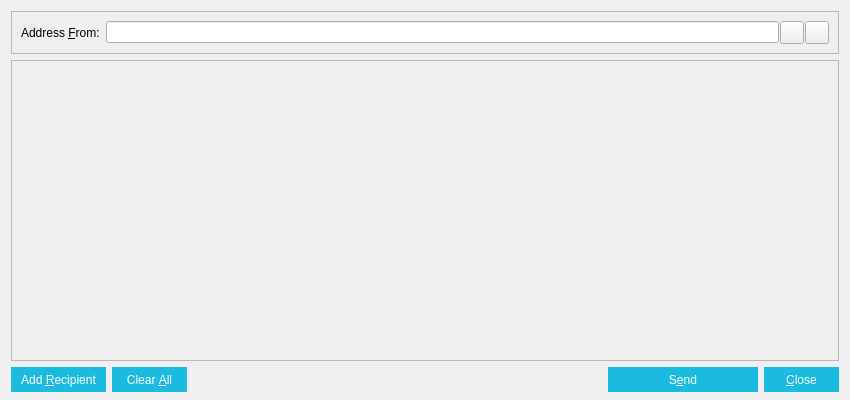
<?xml version="1.0" encoding="UTF-8"?>
<ui version="4.0">
 <class>SendMessagesDialog</class>
 <widget class="QDialog" name="SendMessagesDialog">
  <property name="geometry">
   <rect>
    <x>0</x>
    <y>0</y>
    <width>850</width>
    <height>400</height>
   </rect>
  </property>
  <property name="windowTitle">
   <string>Send Messages</string>
  </property>
  <layout class="QVBoxLayout" name="verticalLayout" stretch="0,1,0">
   <property name="bottomMargin">
    <number>8</number>
   </property>
   <item>
    <widget class="QFrame" name="frameAddressFrom">
     <property name="sizePolicy">
      <sizepolicy hsizetype="Expanding" vsizetype="Expanding">
       <horstretch>0</horstretch>
       <verstretch>0</verstretch>
      </sizepolicy>
     </property>
     <property name="maximumSize">
      <size>
       <width>16777215</width>
       <height>16777215</height>
      </size>
     </property>
     <property name="frameShape">
      <enum>QFrame::StyledPanel</enum>
     </property>
     <property name="frameShadow">
      <enum>QFrame::Sunken</enum>
     </property>
     <layout class="QHBoxLayout" name="horizontalLayout_3">
      <item>
       <widget class="QLabel" name="addressFromLabel">
        <property name="styleSheet">
         <string notr="true">font-family: Segoe UI;</string>
        </property>
        <property name="text">
         <string>Address &amp;From:</string>
        </property>
        <property name="buddy">
         <cstring>addressFrom</cstring>
        </property>
       </widget>
      </item>
      <item>
       <layout class="QHBoxLayout" name="horizontalLayout_4">
        <property name="spacing">
         <number>1</number>
        </property>
        <item>
         <widget class="QValidatedLineEdit" name="addressFrom"/>
        </item>
        <item>
         <widget class="QToolButton" name="addressBookButton">
          <property name="toolTip">
           <string>Choose address from address book</string>
          </property>
          <property name="text">
           <string/>
          </property>
          <property name="icon">
           <iconset resource="../bitcoin.qrc">
            <normaloff>:/icons/address-book</normaloff>:/icons/address-book</iconset>
          </property>
          <property name="shortcut">
           <string>Alt+A</string>
          </property>
         </widget>
        </item>
        <item>
         <widget class="QToolButton" name="pasteButton">
          <property name="toolTip">
           <string>Paste address from clipboard</string>
          </property>
          <property name="text">
           <string/>
          </property>
          <property name="icon">
           <iconset resource="../bitcoin.qrc">
            <normaloff>:/icons/editpaste</normaloff>:/icons/editpaste</iconset>
          </property>
          <property name="shortcut">
           <string>Alt+P</string>
          </property>
         </widget>
        </item>
       </layout>
      </item>
     </layout>
    </widget>
   </item>
   <item>
    <widget class="QScrollArea" name="scrollArea">
     <property name="widgetResizable">
      <bool>true</bool>
     </property>
     <widget class="QWidget" name="scrollAreaWidgetContents">
      <property name="geometry">
       <rect>
        <x>0</x>
        <y>0</y>
        <width>830</width>
        <height>298</height>
       </rect>
      </property>
      <layout class="QVBoxLayout" name="verticalLayout_2">
       <property name="leftMargin">
        <number>0</number>
       </property>
       <property name="topMargin">
        <number>0</number>
       </property>
       <property name="rightMargin">
        <number>0</number>
       </property>
       <property name="bottomMargin">
        <number>0</number>
       </property>
       <item>
        <layout class="QVBoxLayout" name="entries">
         <property name="spacing">
          <number>6</number>
         </property>
        </layout>
       </item>
       <item>
        <spacer name="verticalSpacer">
         <property name="orientation">
          <enum>Qt::Vertical</enum>
         </property>
         <property name="sizeHint" stdset="0">
          <size>
           <width>20</width>
           <height>40</height>
          </size>
         </property>
        </spacer>
       </item>
      </layout>
     </widget>
    </widget>
   </item>
   <item>
    <layout class="QHBoxLayout" name="horizontalLayout">
     <item>
      <widget class="QPushButton" name="addButton">
       <property name="minimumSize">
        <size>
         <width>95</width>
         <height>25</height>
        </size>
       </property>
       <property name="toolTip">
        <string>Send to multiple recipients at once</string>
       </property>
       <property name="styleSheet">
        <string notr="true">border:0;color:white;background-color:#1bbae1;font-family: Segoe UI;</string>
       </property>
       <property name="text">
        <string>Add &amp;Recipient</string>
       </property>
       <property name="autoDefault">
        <bool>false</bool>
       </property>
      </widget>
     </item>
     <item>
      <widget class="QPushButton" name="clearButton">
       <property name="sizePolicy">
        <sizepolicy hsizetype="Minimum" vsizetype="Fixed">
         <horstretch>0</horstretch>
         <verstretch>0</verstretch>
        </sizepolicy>
       </property>
       <property name="minimumSize">
        <size>
         <width>75</width>
         <height>25</height>
        </size>
       </property>
       <property name="toolTip">
        <string>Remove all transaction fields</string>
       </property>
       <property name="styleSheet">
        <string notr="true">border:0;color:white;background-color:#1bbae1;font-family: Segoe UI;</string>
       </property>
       <property name="text">
        <string>Clear &amp;All</string>
       </property>
       <property name="autoRepeatDelay">
        <number>300</number>
       </property>
       <property name="autoDefault">
        <bool>false</bool>
       </property>
      </widget>
     </item>
     <item>
      <spacer name="horizontalSpacer">
       <property name="orientation">
        <enum>Qt::Horizontal</enum>
       </property>
       <property name="sizeHint" stdset="0">
        <size>
         <width>40</width>
         <height>20</height>
        </size>
       </property>
      </spacer>
     </item>
     <item>
      <widget class="QPushButton" name="sendButton">
       <property name="minimumSize">
        <size>
         <width>150</width>
         <height>25</height>
        </size>
       </property>
       <property name="toolTip">
        <string>Confirm the send action</string>
       </property>
       <property name="styleSheet">
        <string notr="true">border:0;color:white;background-color:#1bbae1;font-family: Segoe UI;</string>
       </property>
       <property name="text">
        <string>S&amp;end</string>
       </property>
       <property name="default">
        <bool>true</bool>
       </property>
      </widget>
     </item>
     <item>
      <widget class="QPushButton" name="closeButton">
       <property name="minimumSize">
        <size>
         <width>75</width>
         <height>25</height>
        </size>
       </property>
       <property name="styleSheet">
        <string notr="true">border:0;color:white;background-color:#1bbae1;font-family: Segoe UI;</string>
       </property>
       <property name="text">
        <string>&amp;Close</string>
       </property>
      </widget>
     </item>
    </layout>
   </item>
  </layout>
 </widget>
 <customwidgets>
  <customwidget>
   <class>QValidatedLineEdit</class>
   <extends>QLineEdit</extends>
   <header>qvalidatedlineedit.h</header>
  </customwidget>
 </customwidgets>
 <resources>
  <include location="../bitcoin.qrc"/>
 </resources>
 <connections/>
</ui>
